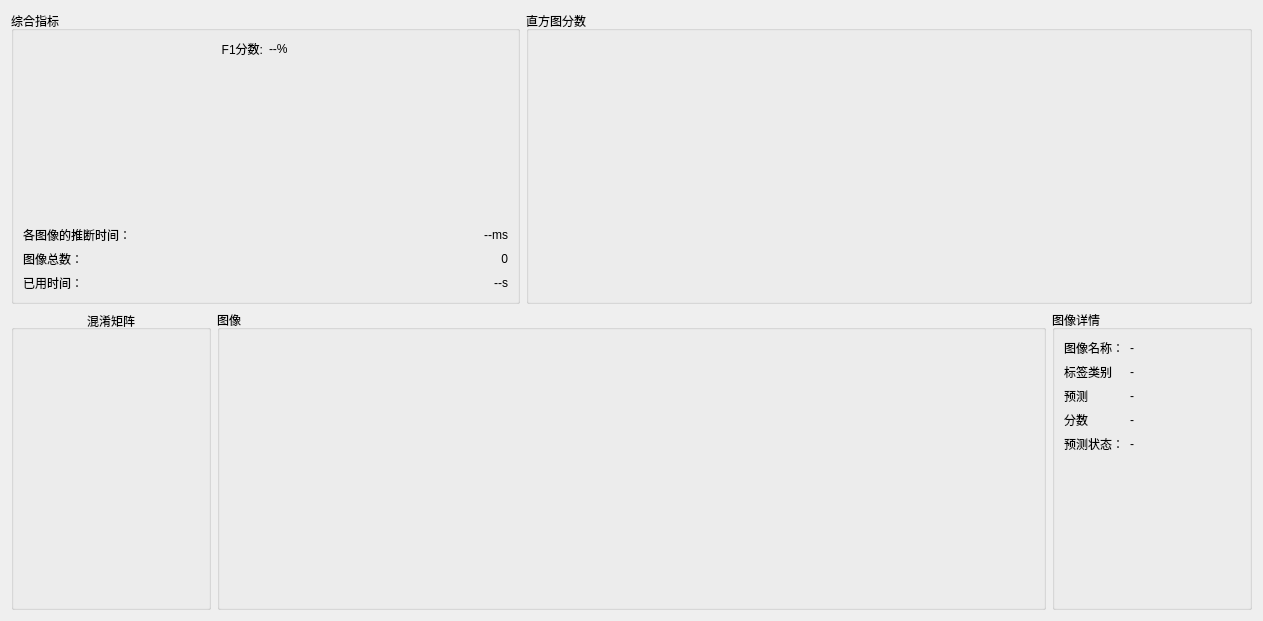
<?xml version="1.0" encoding="UTF-8"?>
<ui version="4.0">
 <class>Dialog</class>
 <widget class="QDialog" name="Dialog">
  <property name="geometry">
   <rect>
    <x>0</x>
    <y>0</y>
    <width>1263</width>
    <height>615</height>
   </rect>
  </property>
  <property name="windowTitle">
   <string>Dialog</string>
  </property>
  <layout class="QVBoxLayout" name="verticalLayout">
   <item>
    <layout class="QHBoxLayout" name="horizontalLayout_8">
     <item>
      <widget class="QGroupBox" name="pieGroupBox">
       <property name="title">
        <string>综合指标</string>
       </property>
       <layout class="QVBoxLayout" name="verticalLayout_3">
        <item>
         <layout class="QHBoxLayout" name="horizontalLayout">
          <item>
           <widget class="QLabel" name="label">
            <property name="text">
             <string>F1分数:</string>
            </property>
            <property name="alignment">
             <set>Qt::AlignmentFlag::AlignRight|Qt::AlignmentFlag::AlignTrailing|Qt::AlignmentFlag::AlignVCenter</set>
            </property>
           </widget>
          </item>
          <item>
           <widget class="QLabel" name="f1Lab">
            <property name="text">
             <string>--%</string>
            </property>
            <property name="alignment">
             <set>Qt::AlignmentFlag::AlignLeading|Qt::AlignmentFlag::AlignLeft|Qt::AlignmentFlag::AlignVCenter</set>
            </property>
           </widget>
          </item>
         </layout>
        </item>
        <item>
         <widget class="QWidget" name="pieOkNgHost" native="true">
          <property name="sizePolicy">
           <sizepolicy hsizetype="Preferred" vsizetype="Expanding">
            <horstretch>0</horstretch>
            <verstretch>0</verstretch>
           </sizepolicy>
          </property>
          <property name="minimumSize">
           <size>
            <width>280</width>
            <height>0</height>
           </size>
          </property>
         </widget>
        </item>
        <item>
         <layout class="QHBoxLayout" name="horizontalLayout_6">
          <property name="sizeConstraint">
           <enum>QLayout::SizeConstraint::SetFixedSize</enum>
          </property>
          <property name="leftMargin">
           <number>0</number>
          </property>
          <item>
           <widget class="QLabel" name="label_9">
            <property name="text">
             <string>各图像的推断时间：</string>
            </property>
           </widget>
          </item>
          <item>
           <widget class="QLabel" name="detectTimeLab">
            <property name="text">
             <string>--ms</string>
            </property>
            <property name="alignment">
             <set>Qt::AlignmentFlag::AlignRight|Qt::AlignmentFlag::AlignTrailing|Qt::AlignmentFlag::AlignVCenter</set>
            </property>
           </widget>
          </item>
         </layout>
        </item>
        <item>
         <layout class="QHBoxLayout" name="horizontalLayout_9">
          <property name="sizeConstraint">
           <enum>QLayout::SizeConstraint::SetFixedSize</enum>
          </property>
          <item>
           <widget class="QLabel" name="label_3">
            <property name="text">
             <string>图像总数：</string>
            </property>
           </widget>
          </item>
          <item>
           <widget class="QLabel" name="sumImgLab">
            <property name="text">
             <string>0</string>
            </property>
            <property name="alignment">
             <set>Qt::AlignmentFlag::AlignRight|Qt::AlignmentFlag::AlignTrailing|Qt::AlignmentFlag::AlignVCenter</set>
            </property>
           </widget>
          </item>
         </layout>
        </item>
        <item>
         <layout class="QHBoxLayout" name="horizontalLayout_10">
          <property name="sizeConstraint">
           <enum>QLayout::SizeConstraint::SetFixedSize</enum>
          </property>
          <item>
           <widget class="QLabel" name="label_8">
            <property name="text">
             <string>已用时间：</string>
            </property>
           </widget>
          </item>
          <item>
           <widget class="QLabel" name="costTimeLab">
            <property name="text">
             <string>--s</string>
            </property>
            <property name="alignment">
             <set>Qt::AlignmentFlag::AlignRight|Qt::AlignmentFlag::AlignTrailing|Qt::AlignmentFlag::AlignVCenter</set>
            </property>
           </widget>
          </item>
         </layout>
        </item>
       </layout>
      </widget>
     </item>
     <item>
      <widget class="QGroupBox" name="scoreGroupBox">
       <property name="sizePolicy">
        <sizepolicy hsizetype="Fixed" vsizetype="Preferred">
         <horstretch>0</horstretch>
         <verstretch>0</verstretch>
        </sizepolicy>
       </property>
       <property name="title">
        <string>直方图分数</string>
       </property>
       <layout class="QVBoxLayout" name="verticalLayout_score">
        <property name="leftMargin">
         <number>10</number>
        </property>
        <property name="topMargin">
         <number>10</number>
        </property>
        <property name="rightMargin">
         <number>10</number>
        </property>
        <property name="bottomMargin">
         <number>10</number>
        </property>
        <item>
         <widget class="QWidget" name="scoreChartHost" native="true">
          <property name="minimumSize">
           <size>
            <width>700</width>
            <height>250</height>
           </size>
          </property>
         </widget>
        </item>
       </layout>
      </widget>
     </item>
    </layout>
   </item>
   <item>
    <layout class="QHBoxLayout" name="horizontalLayout_5">
     <property name="sizeConstraint">
      <enum>QLayout::SizeConstraint::SetFixedSize</enum>
     </property>
     <item>
      <widget class="QGroupBox" name="cmGroupBox">
       <property name="minimumSize">
        <size>
         <width>200</width>
         <height>249</height>
        </size>
       </property>
       <property name="maximumSize">
        <size>
         <width>200</width>
         <height>300</height>
        </size>
       </property>
       <property name="title">
        <string>混淆矩阵</string>
       </property>
       <property name="alignment">
        <set>Qt::AlignmentFlag::AlignCenter</set>
       </property>
       <layout class="QVBoxLayout" name="verticalLayout_cm">
        <property name="leftMargin">
         <number>10</number>
        </property>
        <property name="topMargin">
         <number>40</number>
        </property>
        <property name="rightMargin">
         <number>10</number>
        </property>
        <property name="bottomMargin">
         <number>40</number>
        </property>
       </layout>
      </widget>
     </item>
     <item>
      <widget class="QGroupBox" name="imageGroupBox">
       <property name="sizePolicy">
        <sizepolicy hsizetype="Expanding" vsizetype="Preferred">
         <horstretch>0</horstretch>
         <verstretch>0</verstretch>
        </sizepolicy>
       </property>
       <property name="maximumSize">
        <size>
         <width>16777215</width>
         <height>300</height>
        </size>
       </property>
       <property name="title">
        <string>图像</string>
       </property>
      </widget>
     </item>
     <item>
      <widget class="QGroupBox" name="detailGroupBox">
       <property name="minimumSize">
        <size>
         <width>200</width>
         <height>300</height>
        </size>
       </property>
       <property name="maximumSize">
        <size>
         <width>200</width>
         <height>300</height>
        </size>
       </property>
       <property name="title">
        <string>图像详情</string>
       </property>
       <layout class="QFormLayout" name="formLayout">
        <item row="0" column="0">
         <widget class="QLabel" name="lblNameTitle">
          <property name="text">
           <string>图像名称：</string>
          </property>
         </widget>
        </item>
        <item row="0" column="1">
         <widget class="QLabel" name="lblImageName">
          <property name="text">
           <string>-</string>
          </property>
         </widget>
        </item>
        <item row="1" column="0">
         <widget class="QLabel" name="lblGtTitle">
          <property name="text">
           <string>标签类别</string>
          </property>
         </widget>
        </item>
        <item row="1" column="1">
         <widget class="QLabel" name="tagLab">
          <property name="text">
           <string>-</string>
          </property>
         </widget>
        </item>
        <item row="2" column="0">
         <widget class="QLabel" name="lblPredTitle">
          <property name="text">
           <string>预测</string>
          </property>
         </widget>
        </item>
        <item row="2" column="1">
         <widget class="QLabel" name="lblPredValue">
          <property name="text">
           <string>-</string>
          </property>
         </widget>
        </item>
        <item row="3" column="0">
         <widget class="QLabel" name="lblScoreTitle">
          <property name="text">
           <string>分数</string>
          </property>
         </widget>
        </item>
        <item row="3" column="1">
         <widget class="QLabel" name="lblScoreValue">
          <property name="text">
           <string>-</string>
          </property>
         </widget>
        </item>
        <item row="4" column="0">
         <widget class="QLabel" name="lblStatusTitle">
          <property name="text">
           <string>预测状态：</string>
          </property>
         </widget>
        </item>
        <item row="4" column="1">
         <widget class="QLabel" name="lblStatusValue">
          <property name="text">
           <string>-</string>
          </property>
         </widget>
        </item>
       </layout>
      </widget>
     </item>
    </layout>
   </item>
  </layout>
 </widget>
 <resources/>
 <connections/>
</ui>
